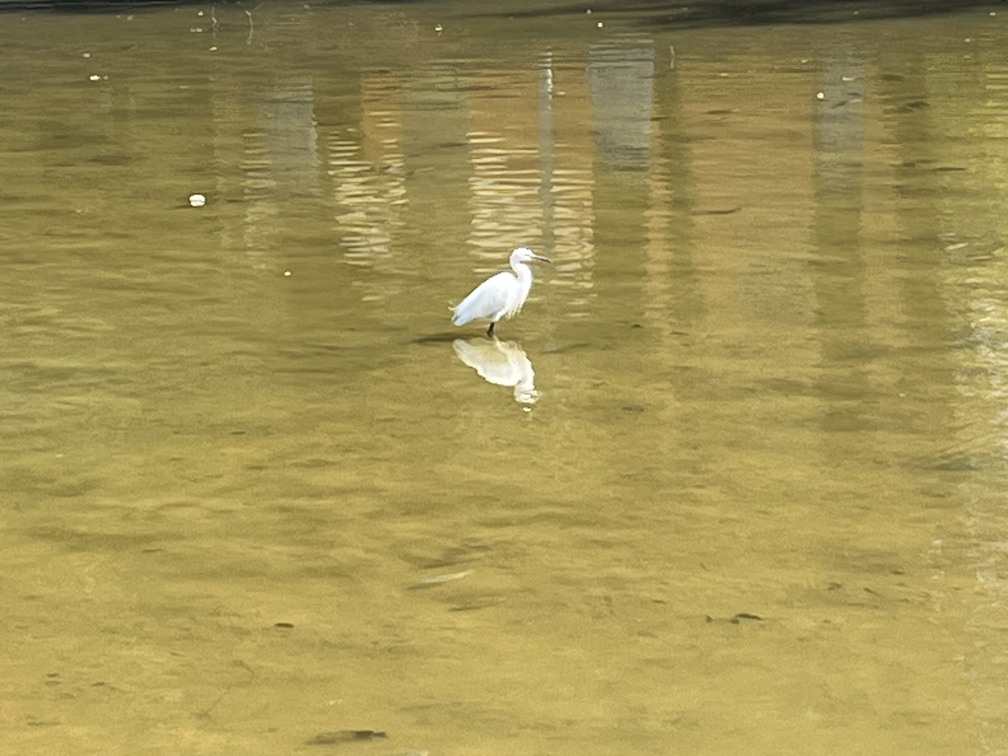
#> input picture test/psc03.jpg, 4032 x 3024 px, given as the content of the folder ../input/100-bird-species/train, which was not available (shown at 1/4 size)
$ jupyter execute --allow-errors bird-classification-using-cnn-efficientnetb0.ipynb   (shell and % lines are left out)   (text cells are left out)
#> lines starting #> are read from the running program, lines starting #| are printed output that depends on the picture; pictures that were not available may be replaced by others from this repository, and a replacement may not be noted
[cell 1]
# Import Data Science Libraries
import numpy as np
import pandas as pd
import matplotlib.pyplot as plt
import tensorflow as tf
from sklearn.model_selection import train_test_split

# Tensorflow Libraries
from tensorflow import keras
from tensorflow.keras import layers,models
from keras_preprocessing.image import ImageDataGenerator
from keras.layers import Dense, Dropout
from tensorflow.keras.callbacks import Callback, EarlyStopping,ModelCheckpoint, ReduceLROnPlateau
from tensorflow.keras.optimizers import Adam
from tensorflow.keras.applications import MobileNetV2
from tensorflow.keras import Model
from tensorflow.keras.layers.experimental import preprocessing

# System libraries
from pathlib import Path
import os.path
import random

# Visualization Libraries
import matplotlib.cm as cm
import cv2
import seaborn as sns

sns.set_style('darkgrid')

# Metrics
from sklearn.metrics import classification_report, confusion_matrix
import itertools

[cell 2]

# Import series of helper functions for our notebook
from helper_functions import create_tensorboard_callback, plot_loss_curves, unzip_data, compare_historys, walk_through_dir, pred_and_plot

[cell 3]
BATCH_SIZE = 32
TARGET_SIZE = (224, 224)

[cell 4]
# Walk through each directory
dataset = "../input/100-bird-species/train"
walk_through_dir(dataset);
#> (this line was passed over: helper_functions is not available in this run)

[cell 5]
image_dir = Path(dataset)

# Get filepaths and labels
filepaths = list(image_dir.glob(r'**/*.JPG')) + list(image_dir.glob(r'**/*.jpg')) + list(image_dir.glob(r'**/*.png')) + list(image_dir.glob(r'**/*.png'))

labels = list(map(lambda x: os.path.split(os.path.split(x)[0])[1], filepaths))

filepaths = pd.Series(filepaths, name='Filepath').astype(str)
labels = pd.Series(labels, name='Label')

# Concatenate filepaths and labels
image_df = pd.concat([filepaths, labels], axis=1)

[cell 6]
# Get the top 20 labels
label_counts = image_df['Label'].value_counts()[:20]

plt.figure(figsize=(20, 6))
sns.barplot(x=label_counts.index, y=label_counts.values, alpha=0.8, palette='dark:salmon_r')
plt.title('Distribution of Top 20 Labels in Image Dataset', fontsize=16)
plt.xlabel('Label', fontsize=14)
plt.ylabel('Count', fontsize=14)
plt.xticks(rotation=45)
plt.show()
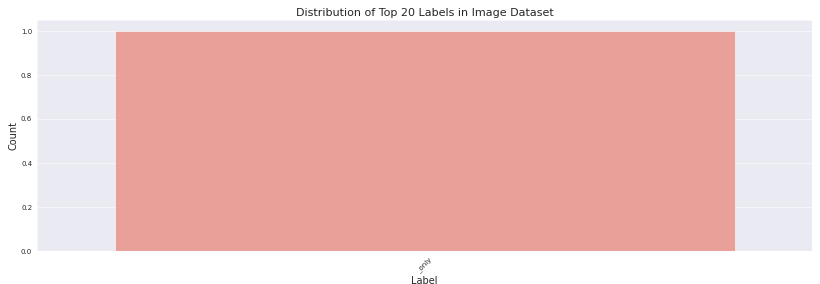
#> figure drawn by matplotlib, 1 panel

[cell 7]
# Display 16 picture of the dataset with their labels
random_index = np.random.randint(0, len(image_df), 16)
fig, axes = plt.subplots(nrows=4, ncols=4, figsize=(10, 10),
                        subplot_kw={'xticks': [], 'yticks': []})

for i, ax in enumerate(axes.flat):
    ax.imshow(plt.imread(image_df.Filepath[random_index[i]]))
    ax.set_title(image_df.Label[random_index[i]])
plt.tight_layout()
plt.show()

[cell 8]
def compute_ela_cv(path, quality):
    temp_filename = 'temp_file_name.jpeg'
    SCALE = 15
    orig_img = cv2.imread(path)
    orig_img = cv2.cvtColor(orig_img, cv2.COLOR_BGR2RGB)

    cv2.imwrite(temp_filename, orig_img, [cv2.IMWRITE_JPEG_QUALITY, quality])

    # read compressed image
    compressed_img = cv2.imread(temp_filename)

    # get absolute difference between img1 and img2 and multiply by scale
    diff = SCALE * cv2.absdiff(orig_img, compressed_img)
    return diff


def convert_to_ela_image(path, quality):
    temp_filename = 'temp_file_name.jpeg'
    ela_filename = 'temp_ela.png'
    image = Image.open(path).convert('RGB')
    image.save(temp_filename, 'JPEG', quality = quality)
    temp_image = Image.open(temp_filename)

    ela_image = ImageChops.difference(image, temp_image)

    extrema = ela_image.getextrema()
    max_diff = max([ex[1] for ex in extrema])
    if max_diff == 0:
        max_diff = 1

    scale = 255.0 / max_diff
    ela_image = ImageEnhance.Brightness(ela_image).enhance(scale)

    return ela_image


def random_sample(path, extension=None):
    if extension:
        items = Path(path).glob(f'*.{extension}')
    else:
        items = Path(path).glob(f'*')

    items = list(items)

    p = random.choice(items)
    return p.as_posix()

[cell 9]
# View random sample from the dataset
p = random_sample('../input/100-bird-species/train/GOLDEN EAGLE')
orig = cv2.imread(p)
orig = cv2.cvtColor(orig, cv2.COLOR_BGR2RGB) / 255.0
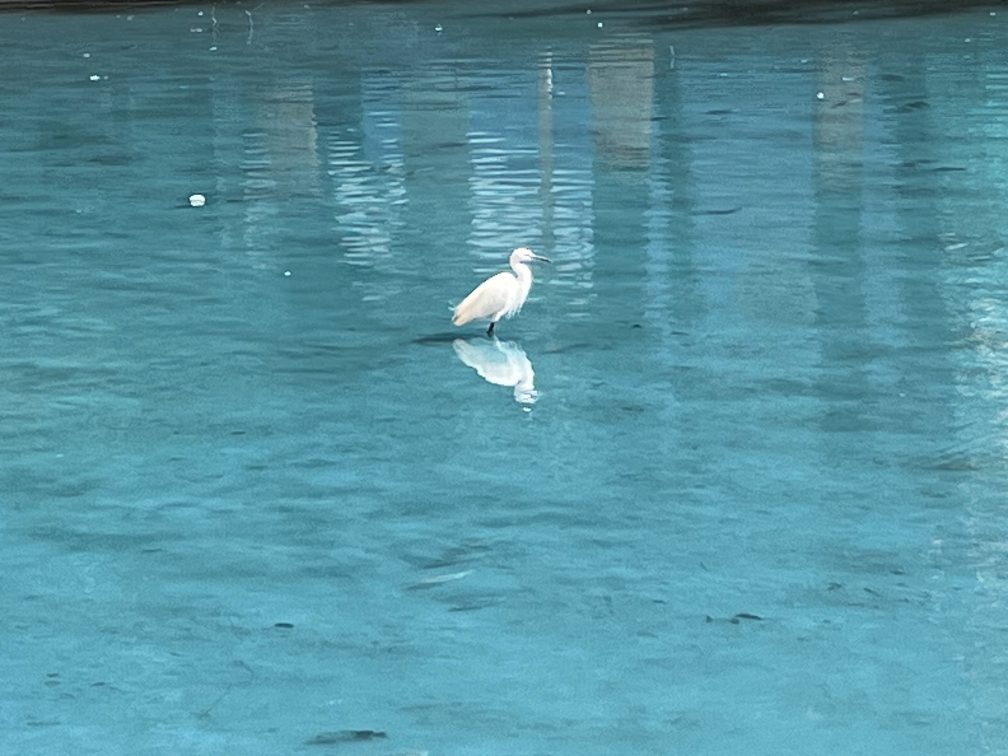
#> orig: shape (3024, 4032, 3) float64 (shown at 1/4 size); mean B, G, R 0.635, 0.576, 0.335
init_val = 100
columns = 3
rows = 3

fig=plt.figure(figsize=(15, 10))
for i in range(1, columns*rows +1):
    quality=init_val - (i-1) * 8
    img = compute_ela_cv(path=p, quality=quality)
#> in compute_ela_cv, orig_img is the input picture: shape (3024, 4032, 3); mean R, G, B 161.8, 147, 85.3
#> in compute_ela_cv, `diff = SCALE * cv2.absdiff(orig_img, compressed_img)`:
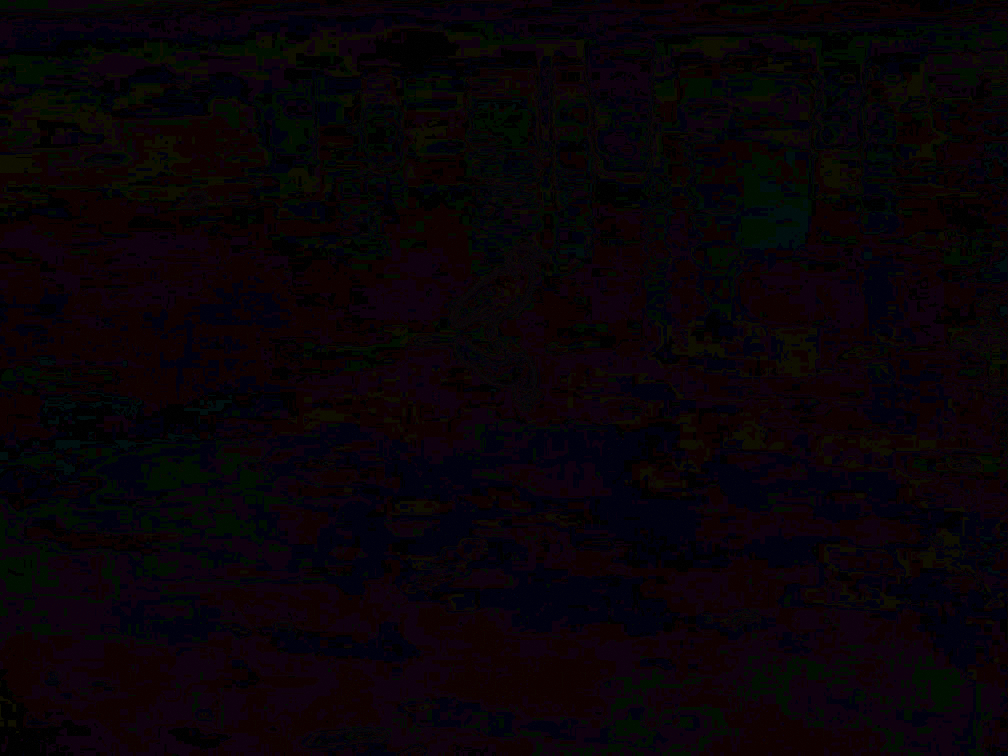
#> diff: shape (3024, 4032, 3) (shown at 1/4 size); mean R, G, B 8.8, 3.1, 7.2
    if i == 1:
        img = orig.copy()
    ax = fig.add_subplot(rows, columns, i)
    ax.title.set_text(f'q: {quality}')
    plt.imshow(img)
plt.show()
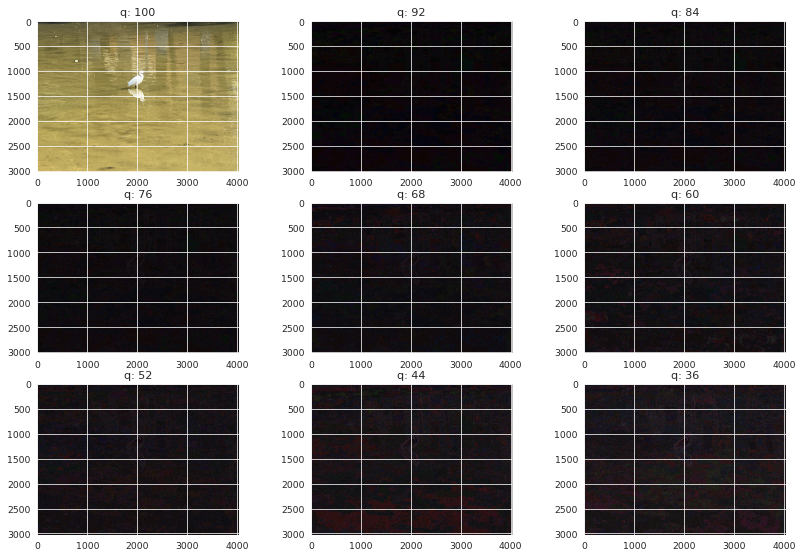
#> figure drawn by matplotlib, 9 panels; B, G, R data is drawn as R, G, B
